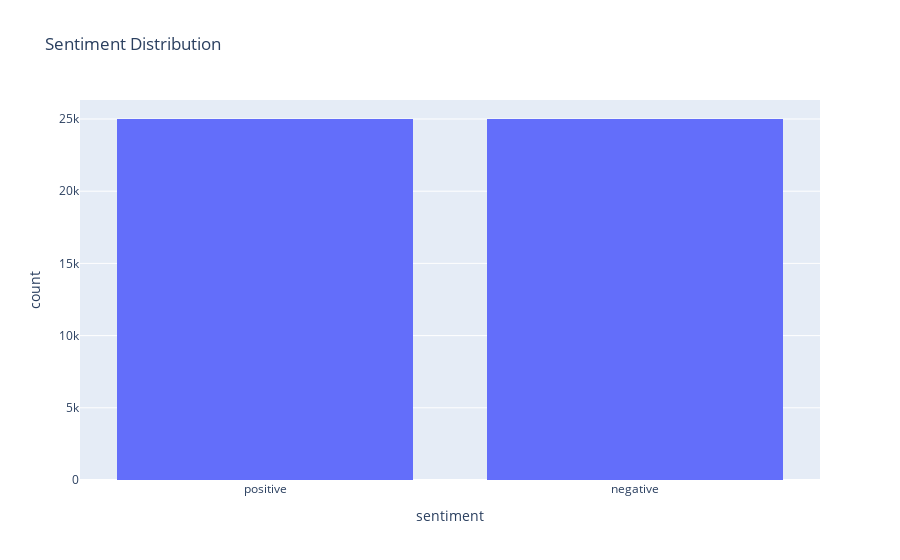

Notebook source saved alongside this figure:
### Code cell
import pandas as pd
import plotly.express as px
import nltk
from nltk.corpus import stopwords
from wordcloud import WordCloud
import matplotlib.pyplot as plt
from sklearn.model_selection import train_test_split
from sklearn.feature_extraction.text import TfidfVectorizer
from sklearn.linear_model import LogisticRegression
from sklearn.metrics import classification_report, confusion_matrix
import seaborn as sns

# Download necessary NLTK resources
nltk.download('stopwords')

# Load the dataset using pd.read_excel()
try:
    df = pd.read_excel('./Lab9_Dataset.xlsx', keep_default_na=False)

    # Display the first few rows
    print(df.head())

    # Plotly histogram of sentiment distribution
    fig = px.histogram(df, x="sentiment", title="Sentiment Distribution")
    fig.show()

    # Generate stop words list
    stop_words = set(stopwords.words('english'))

    # Function to generate word clouds
    def generate_wordcloud(text, title):
        wordcloud = WordCloud(width=800, height=400, background_color='white', stopwords=stop_words).generate(' '.join(text))
        plt.figure(figsize=(10, 5))
        plt.imshow(wordcloud, interpolation='bilinear')
        plt.title(title)
        plt.axis('off')
        plt.show()

    # Separate positive and negative reviews
    positive_reviews = df[df['sentiment'] == 'positive']['review']
    negative_reviews = df[df['sentiment'] == 'negative']['review']

    # Generate word clouds
    generate_wordcloud(positive_reviews, "Positive Word Cloud")
    generate_wordcloud(negative_reviews, "Negative Word Cloud")

    # Train-test split (70/30)
    X_train, X_test, y_train, y_test = train_test_split(df['review'], df['sentiment'], test_size=0.3, random_state=42)

    # TF-IDF Vectorization
    vectorizer = TfidfVectorizer(stop_words='english', max_df=0.7)
    X_train_vectorized = vectorizer.fit_transform(X_train)
    X_test_vectorized = vectorizer.transform(X_test)

    # Logistic Regression model
    model = LogisticRegression(max_iter=1000)
    model.fit(X_train_vectorized, y_train)

    # Predictions
    y_pred = model.predict(X_test_vectorized)

    # Error analysis
    print("Classification Report:\n", classification_report(y_test, y_pred))

    # Confusion Matrix
    cm = confusion_matrix(y_test, y_pred)
    plt.figure(figsize=(8, 6))
    sns.heatmap(cm, annot=True, fmt='d', cmap='Blues', xticklabels=['negative', 'positive'], yticklabels=['negative', 'positive'])
    plt.xlabel('Predicted')
    plt.ylabel('Actual')
    plt.title('Confusion Matrix')
    plt.show()

except FileNotFoundError:
    print("Error: File not found. Please check the file path.")
except Exception as e:
    print(f"An error occurred: {e}")

### Figure 1 — Plotly figure (JSON) as saved in the notebook; plotly's stock layout.template omitted (floating-point values rounded to 4 significant figures; data arrays with more than 128 entries replaced by an {"elided": "..."} marker saying what was removed)
{"data": [{"alignmentgroup": "True", "bingroup": "x", "hovertemplate": "sentiment=%{x}<br>count=%{y}<extra></extra>", "legendgroup": "", "marker": {"color": "#636efa", "pattern": {"shape": ""}}, "name": "", "offsetgroup": "", "orientation": "v", "showlegend": false, "type": "histogram", "x": {"elided": "50000 str values"}, "xaxis": "x", "yaxis": "y"}], "layout": {"autosize": true, "barmode": "relative", "legend": {"tracegroupgap": 0}, "title": {"text": "Sentiment Distribution"}, "xaxis": {"anchor": "y", "autorange": true, "domain": [0, 1], "range": [-0.5, 1.5], "title": {"text": "sentiment"}, "type": "category"}, "yaxis": {"anchor": "x", "autorange": true, "domain": [0, 1], "range": [0, 26320.0], "title": {"text": "count"}}}}
